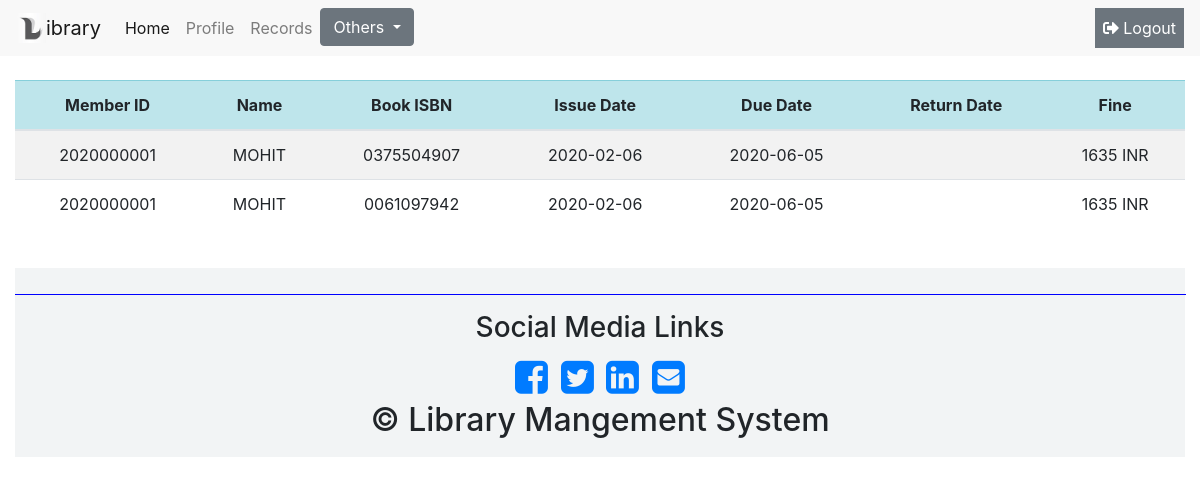
Page /library_users/records.php (signed in) on the committed database.
### tables this page shows
CREATE TABLE IF NOT EXISTS `user_login` (
  `user_id` bigint(15) NOT NULL,
  `user_name` varchar(50) NOT NULL,
  `user_pass` varchar(50) NOT NULL,
  PRIMARY KEY (`user_name`),
  KEY `user_id` (`user_id`)
);

CREATE TABLE IF NOT EXISTS `book_loans` (
  `loan_number` bigint(15) UNSIGNED NOT NULL AUTO_INCREMENT,
  `isbn` varchar(10) DEFAULT NULL,
  `loan_id` bigint(15) DEFAULT NULL,
  `out_date` date DEFAULT NULL,
  `due_date` date DEFAULT NULL,
  `in_date` date DEFAULT NULL,
  `status` tinyint(1) NOT NULL DEFAULT '0',
  PRIMARY KEY (`loan_number`),
  KEY `loan_id` (`loan_id`),
  KEY `isbn` (`isbn`)
);

CREATE TABLE IF NOT EXISTS `members` (
  `id` bigint(15) NOT NULL AUTO_INCREMENT,
  `name` varchar(50) NOT NULL,
  `number` bigint(15) NOT NULL,
  `address` text NOT NULL,
  `image` varchar(50) NOT NULL DEFAULT 'profile1.png',
  PRIMARY KEY (`id`)
);

### library_users/records.php (the view, shortened to what this page needs)
<!doctype html>
<html lang="en">
<head>
</head>
<body>
<?php include('nav.php'); ?>
<br>
<div class = "container-fluid">
	<div class="table-responsive">
	<table class="table table-striped text-center ">
		<thead>
			<tr class="table-info ">
			<th>Member ID</th>
			<th>Name</th>
			<th>Book ISBN</th>
			<th>Issue Date</th>
			<th>Due Date</th>
			<th>Return Date</th>
			<th>Fine</th>
			</tr>
		</thead>
		<tbody>
		<?php
			$conn = mysqli_connect('localhost','root','','library');
			$user=$_SESSION['user'];
			$query = "select distinct * from user_login where user_name='$user'";
			$results = mysqli_query($conn,$query);
			$row = mysqli_fetch_assoc($results);
			$user_id=$row['user_id'];
			$query = "select distinct * from members where id='$user_id'";
			$results = mysqli_query($conn,$query);
			$row = mysqli_fetch_assoc($results);
			$user_name=$row['name'];
			$query = "select * from book_loans where loan_id='$user_id'";
			$result = mysqli_query($conn,$query);
				foreach ($result as $value) {
					$due_date=date_create($value['due_date']);
					$in_date=date_create($value['in_date']);
					echo "<tr>";
					echo "<td class='info'>" .$user_id. "</td>";
					echo "<td class='info' style='text-transform:uppercase' >" .$user_name. "</td>";
					echo "<td class='info'>" .$value['isbn']. "</br>" . "</td>";
					echo "<td class='info'>" .$value['out_date']. "</td>";
					echo "<td class='info'>" .$value['due_date']. "</td>";
					echo "<td class='info'>" .$value['in_date']. "</td>";
					$diff=date_diff($due_date,$in_date);
					$day=$diff->format("%R%a");
					if($day<1){
						echo "<td class='info'>Zero INR</td>";
						echo "</tr>";
					}
					else{
						$fine=$day*5;
						echo "<td class='info'>$fine INR</td>";
						echo "</tr>";
					}
				}
		?>
		</tbody>
	</table>
	</div>
	<div class="footer">
		<?php include('footer.php'); ?>
	</div>
</div>
</body>
</html>

### rows in the picture
book_loans: loan.name "MOHIT", isbn "0375504907", out_date "2020-02-06", due_date "2020-06-05", fine "1635"
user_login: user "2020000001"
book_loans: loan.name "MOHIT", isbn "0061097942", out_date "2020-02-06", due_date "2020-06-05", fine "1635"
